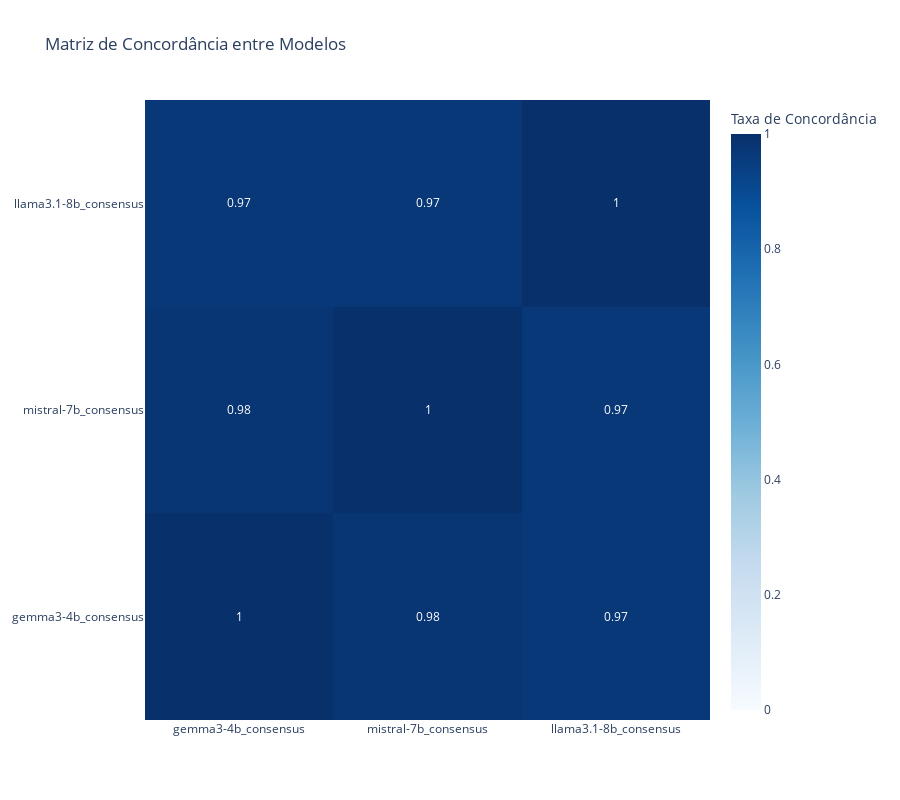

Notebook source saved alongside this figure:
### Markdown cell above
### - Pairwise_agreement

### Code cell
logger.info("\n📊 Gerando heatmap de concordância...")
visualizer.plot_agreement_heatmap(
    agreement_df=report['pairwise_agreement'],
    title='Matriz de Concordância entre Modelos',
)

### Figure 1 — Plotly figure (JSON) as saved in the notebook; plotly's stock layout.template omitted (floating-point values rounded to 4 significant figures)
{"data": [{"colorbar": {"title": {"text": "Taxa de Concordância"}}, "colorscale": [[0, "rgb(247,251,255)"], [0.125, "rgb(222,235,247)"], [0.25, "rgb(198,219,239)"], [0.375, "rgb(158,202,225)"], [0.5, "rgb(107,174,214)"], [0.625, "rgb(66,146,198)"], [0.75, "rgb(33,113,181)"], [0.875, "rgb(8,81,156)"], [1, "rgb(8,48,107)"]], "text": [[1, 0.98, 0.97], [0.98, 1, 0.97], [0.97, 0.97, 1]], "texttemplate": "%{text}", "type": "heatmap", "x": ["gemma3-4b_consensus", "mistral-7b_consensus", "llama3.1-8b_consensus"], "y": ["gemma3-4b_consensus", "mistral-7b_consensus", "llama3.1-8b_consensus"], "z": [[1, 0.98, 0.97], [0.98, 1, 0.97], [0.97, 0.97, 1]], "zmax": 1, "zmin": 0}], "layout": {"height": 800, "title": {"text": "Matriz de Concordância entre Modelos"}, "width": 900}}
